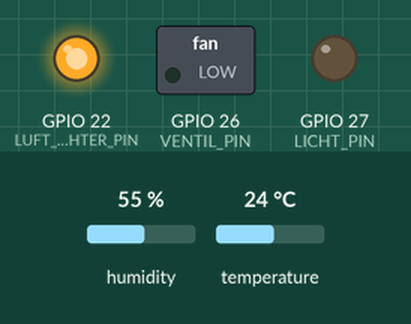
This program was run on a simulated Raspberry Pi (BCM pin numbers). Shown: switched loads named in the program (green lamp = pin HIGH), output pins drawn as LEDs (lit = HIGH). The test bench sets the inputs (shaded band); at power-on: humidity 55 %, temperature 24 °C. Files the program writes start out absent; the clock reads 2024-03-15 10:24:30 at power-on unless the program sets it.

Above: at 0.1 s.
Timing chart, 0 to 1.6 s (numbered marks = the images above):
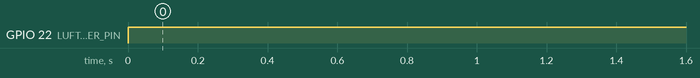

The program:

schaltung.py
```python
#!/env/bin/python3


import RPi.GPIO as GPIO
import time
import datetime
import Adafruit_DHT

## setup
DHT_SENSOR = Adafruit_DHT.DHT11

LICHT_PIN = 27
VENTIL_PIN = 26
DHT_PIN = 4
LUFT_BEFEUCHTER_PIN = 22

MAX_HUMIDITY = 70
MIN_HUMIDITY = 60

PAUSE_ZEIT = 10  #zeit zwischen messungen in sekunden

GPIO.setmode(GPIO.BCM)
GPIO.setup(LICHT_PIN, GPIO.OUT)
GPIO.setup(VENTIL_PIN, GPIO.OUT)
GPIO.setup(LUFT_BEFEUCHTER_PIN, GPIO.OUT)

stop_error = False
licht_an = False
ventil_an = False
befeuchter_an = True

## functions

def update_txt_log(timestamp, humidity, temperature, light_on, moisterizer_on, ventil_on):
	line = f"\n| {timestamp} |       {'0' if humidity < 10 else ''}{humidity}%       |   {'0' if temperature < 10 else ''}{temperature}°C   |  {' an' if light_on else 'aus'}  |    {' an' if moisterizer_on else 'aus'}     |  {' an' if ventil_on else 'aus'}   |"
	with open("log.txt",'a') as file :
		file.write(line)

def GPIO_anmachen(pin):
	GPIO.output(pin, GPIO.HIGH)

def GPIO_ausmachen(pin):
	GPIO.output(pin, GPIO.LOW)

def DHT_lesen():
	h, t = Adafruit_DHT.read_retry(DHT_SENSOR, DHT_PIN)
	return h, t

def RPI_loop():
	start_zeit = time.time()
	licht_an = False
	ventil_an = False
	befeuchter_an = True
	breaking_error = False
	feuchtigkeit, temperatur = DHT_lesen()
	aktuelle_zeit = datetime.datetime.fromtimestamp(time.time()).strftime('%Y-%m-%d %H:%M:%S')
	stunden = int(aktuelle_zeit[11:13])
	### licht

	if stunden in [13,18, 22]: # stunden von 0 bis 23 für licht wählen
		GPIO_anmachen(LICHT_PIN)
		licht_an = True
	else :
		GPIO_ausmachen(LICHT_PIN)
		licht_an = False

	## ventil & befeuchter

	if feuchtigkeit > MAX_HUMIDITY :
		GPIO_anmachen(VENTIL_PIN)
		ventil_an = True
		GPIO_ausmachen(LUFT_BEFEUCHTER_PIN)
		befeuchter_an = False

	elif feuchtigkeit < MIN_HUMIDITY :
		GPIO_ausmachen(VENTIL_PIN)
		ventil_an = False
		GPIO_anmachen(LUFT_BEFEUCHTER_PIN)
		befeuchter_an = True

	#### ausgabe zu log.txt
	update_txt_log(aktuelle_zeit, feuchtigkeit, temperatur, licht_an, befeuchter_an, ventil_an)

	#breaking_error =     # notfall
	if (time.time() - start_zeit < PAUSE_ZEIT):
		time.sleep(PAUSE_ZEIT - time.time() + start_zeit)
	return breaking_error

############ Program starter hier ##############################
GPIO_ausmachen(LICHT_PIN)
GPIO_ausmachen(VENTIL_PIN)
GPIO_anmachen(LUFT_BEFEUCHTER_PIN)

while not stop_error :
	stop_error = RPI_loop()
	time.sleep(PAUSE_ZEIT)

GPIO.cleanup()

# def main():
	# stop_error = False
	# while not stop_error :
	# 	stop_error = RPI_loop()


# if __name__ == '__main__':
# 	main()
```

Measured:
- by itself, GPIO 22 (LUFT_BEFEUCHTER_PIN): LOW → HIGH at 0.00 s
